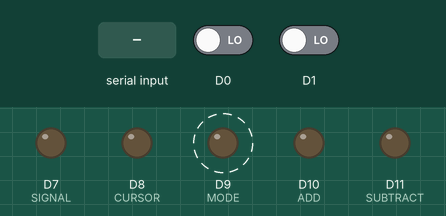
Recording of a sketch running on a simulated Arduino Zero (SAMD21). Shown: output pins drawn as LEDs (lit = HIGH). Dashed ring = blinking. The test bench sets the inputs (shaded band); at power-on: D0 LOW, D1 LOW. What the sketch prints to the serial monitor is not drawn.

Above: at 0.1 s.
At 6.7 s:
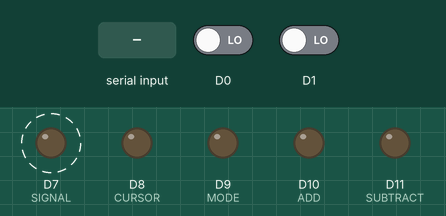
6.8 s: "90,45\n" received over Serial
At 7.35 s:
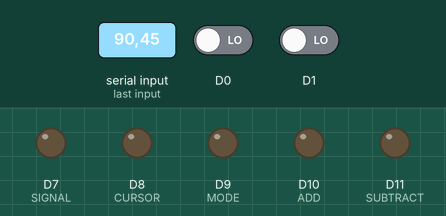
Timing chart, 0 to 15.8 s (numbered marks = the images above; inputs shaded):
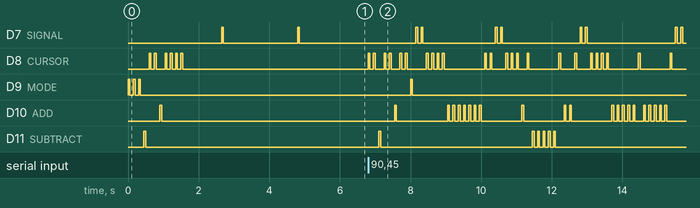

The sketch:

Nanopositioner_PID.ino
```cpp
//** PIN ASSIGNMENT: **//
// FOR POSITION
const int PIN_NR_ENCODER_A      = 2;  // Never change these, since the interrupts are attached to pin 2 and 3
const int PIN_NR_ENCODER_B      = 3;  // Never change these, since the interrupts are attached to pin 2 and 3
const int CS_PIN                = 4;  // Enables encoder A and B to start when set to LOW
// FOR SIGNAL GENERATOR
const int SIGNAL                = 7;
const int CURSOR                = 8;
const int MODE                  = 9;
const int ADD                   = 10;
const int SUBTRACT              = 11;

//** VARIABLE: **//
// STATE MACHINE:
// Definition of states in the state machine
const int CALIBRATE             = 1;
const int MOVE                  = 2;
const int WAIT                  = 3;
// Global variable that keeps track of the state:
// Start the state machine in calibration state:
int  state                      = CALIBRATE;
int old_state                   = CALIBRATE;

// FOR POSITION
volatile int piezoPosition      = -15000; // [encoder counts] Current piezo position (Declared 'volatile', since it is updated in a function called by interrupts)
volatile int oldPiezoPosition   = 200;
volatile int encoderStatus      = 0;      // [binary] Past and Current A&B values of the encoder  (Declared 'volatile', since it is updated in a function called by interrupts)
// The rightmost two bits of encoderStatus will store the encoder values from the current iteration (A and B).
// The two bits to the left of those will store the encoder values from the previous iteration (A_old and B_old).

// FOR CALIBRATION
const int calibrateRange        = 2;
unsigned long startTime         = 0;
const unsigned long duration    = 2000;   // 2 seconds in milliseconds
bool calibrationDone            = false;
const float micronsToCount      = 0.513;
const float countsToMicrons     = 1.949;
const int range                 = 5;      // units are in encoder counts
bool messageDisplayed           = false;  // Global variable to track if message has been displayed

// FOR SIGNAL GEN
const int DELAY_ON              = 50;
const int DELAY_OFF             = 100;
bool TOGGLE_STATE               = false;  // false is if signal generator is off, true is on
int cursor_location             = 6;      // Ranging from 1 to 6 - tells you where the cursor is on LCD
long disp_freq                  = 100000; // Default number that comes up when powering on device
long new_frequency              = 0;
bool direction                  = false;  // false is reverse, true is forward
bool defaultGains               = true;   // true is using default values, false is using new set

// FOR PID CONTROL
unsigned long executionDuration = 0;      // [microseconds] Time between this and the previous loop execution.  Variable used for integrals and derivatives
unsigned long lastExecutionTime = 0;      // [microseconds] System clock value at the moment the loop was started the last time
int  targetPosition             = 0;      // [encoder counts] desired piezo position
float positionError             = 0;      // [encoder counts] Position error
float integralError             = 0;      // [encoder counts * seconds] Integrated position error
float velocityError             = 0;      // [encoder counts / seconds] Velocity error
float desiredFrequency          = 0;      // [Hz] Desired frequency for piezo actuator
float piezoVelocity             = 0;      // [encoder counts / seconds] Current piezo velocity
int previousPiezoPosition       = 0;      // [encoder counts] Piezo position the last time a velocity was computed
long previousVelCompTime        = 0;      // [microseconds] System clock value the last time a velocity was computed
const int  MIN_VEL_COMP_COUNT   = 2;      // [encoder counts] Minimal change in piezo position that must happen between two velocity measurements
const long MIN_VEL_COMP_TIME    = 10000;  // [microseconds] Minimal time that must pass between two velocity measurements
float KP                        = 2.5;    // [Volt / encoder counts] P-Gain
float KD                        = 0.005;  // [Volt * seconds / encoder counts] D-Gain
float KI                        = 0.005;  // [Volt / (encoder counts * seconds)] I-Gain

// Timing:
unsigned long startWaitTime;              // [microseconds] System clock value at the moment the WAIT state started
const long  WAIT_TIME           = 1000000;// [microseconds] Time waiting at each location
const int TARGET_BAND           = 5;      // [encoder counts] "Close enough" range when moving towards a target.

void setup() {
  // FOR POSITION
  pinMode(PIN_NR_ENCODER_A,               INPUT);
  pinMode(PIN_NR_ENCODER_B,               INPUT);
  pinMode(CS_PIN,                         OUTPUT);
  digitalWrite(CS_PIN,                    LOW);
  // Activate interrupt for encoder pins.
  // If either of the two pins changes, the function 'updatePiezoPosition' is called:
  attachInterrupt(0, updatePiezoPosition, CHANGE);  // Interrupt 0 is always attached to digital pin 2
  attachInterrupt(1, updatePiezoPosition, CHANGE);  // Interrupt 1 is always attached to digital pin 3

  // FOR SIGNAL GEN
  pinMode(MODE,                           OUTPUT);
  pinMode(CURSOR,                         OUTPUT);
  pinMode(ADD,                            OUTPUT);
  pinMode(SUBTRACT,                       OUTPUT);
  pinMode(SIGNAL,                         OUTPUT);

  Serial.begin(115200);
}

void loop() {
  switch (state) {
    case CALIBRATE:
      setSignal();
      signalOutput(); // turn it on
      setPosition();

      //Transition into WAIT state
      //Record which state you came from
      old_state = CALIBRATE;
      state = WAIT;
      startWaitTime = micros();
      break;

    case MOVE:
      if (piezoPosition>=targetPosition-TARGET_BAND && piezoPosition<=targetPosition+TARGET_BAND) { // We reached the position
        Serial.println("YOU REACHED THE POSITION");
        if (TOGGLE_STATE){ // make sure the signal generator is off!
          signalOutput();
        }
        // Start waiting timer:
        startWaitTime = micros();
        old_state = MOVE; // Record which state you came from
        state = WAIT; // Transition into WAIT state
      }
      // Otherwise we continue moving towards the position
      break;

    case WAIT:
      if (micros()-startWaitTime>WAIT_TIME){ // enter WAIT after a certain amount of time
        if (old_state == CALIBRATE){
          Serial.println("Waiting for USER INPUT (from CALIBRATE)");
          state = MOVE;
          targetPosition = userInput();
          Serial.println("State transition from CALIBRATE to MOVE");
        }
        if (old_state == MOVE){
          Serial.println("Waiting for USER INPUT (from MOVE)");
          state = MOVE;
          // RESET all the gain values
          KP = 2.5;
          KD = 0.005;
          KI = 0.005;
          defaultGains = true;
          targetPosition = userInput();
          Serial.println("State transition from MOVE to MOVE");
        }
      }
      break;

    default:
      Serial.println("State machine reached a state that it cannot handle.  ABORT!!!!");
      Serial.print("Found the following unknown state: ");
      Serial.println(state);
      while (1); // infinite loop to halt the program
    break;

  }
  executionDuration = micros() - lastExecutionTime;
  lastExecutionTime = micros();

  // Speed Computation:
  if ((abs(piezoPosition - previousPiezoPosition) > MIN_VEL_COMP_COUNT) || (micros() - previousVelCompTime) > MIN_VEL_COMP_TIME){
    // If at least a minimum time interval has elapsed or
    // a minimum distance has been traveled, compute a new value for speed:
    // (speed = delta encoder counts divided by delta time [seconds])
    piezoVelocity = (double)(piezoPosition - previousPiezoPosition) * 1000000 / (micros() - previousVelCompTime);
    // Remember this encoder count and time for the next iteration:
    previousPiezoPosition = piezoPosition;
    previousVelCompTime   = micros();
  }

  //** PID control: **//
  // Compute the position error [encoder counts]
  positionError = targetPosition - piezoPosition;
  // Compute the integral of the position error  [encoder counts * seconds]
  integralError = integralError + positionError * (float)(executionDuration) / 1000000;
  // Compute the velocity error (desired velocity is 0) [encoder counts / seconds]
  velocityError = 0 - piezoVelocity;
  // This is the actual controller function that uses the error in
  // position and velocity and the integrated error and computes a
  // desired frequency that should be sent to the piezo:
  desiredFrequency = KP * positionError +
                   KI * integralError +
                   KD * velocityError;

  if ((positionError < 100) && (defaultGains) && (state == MOVE)){
    KP = 1;
    KD = 0.05;
    KI = 0.5;
    desiredFrequency = 0;
    integralError = 0;
    defaultGains = false;
  }

  // Sets range for acceptable frequency for piezo
  if (desiredFrequency >= 900){
    desiredFrequency = 900;
  }
  else if (desiredFrequency <= -900){
    desiredFrequency = -900;
  }
  else if ((desiredFrequency >= 0) && (desiredFrequency <= 10)){
    desiredFrequency = 10;
  }
  else if ((desiredFrequency <= 0) && (desiredFrequency >= -10)){
    desiredFrequency = -10;
  }

  // Changes the speeds here and involves direction (+ or -)
  if ((desiredFrequency >= 0) && (state==MOVE)){
    if (TOGGLE_STATE){
      signalOutput();
    }
    changeSpeed(int(desiredFrequency));
    reverse();
    signalOutput();
  }
  else if ((desiredFrequency < 0) && (state==MOVE)){
    if (TOGGLE_STATE){
      signalOutput();
    }
    changeSpeed(int(abs(desiredFrequency)));
    forward();
    signalOutput();
  }

  Serial.print("CURRENT POSITION: ");
  Serial.println(piezoPosition);
  Serial.print("Target position: ");
  Serial.println(targetPosition);
}

void mode() {
  digitalWrite(MODE, HIGH); // Turn on the MOSFET
  delay(DELAY_ON);
  digitalWrite(MODE, LOW);  // Turn off the MOSFET
  delay(DELAY_OFF);
  // Serial.println("Changing MODE");
}

void cursor() {
  digitalWrite(CURSOR, HIGH); // Turn on the MOSFET
  delay(DELAY_ON);
  digitalWrite(CURSOR, LOW);  // Turn off the MOSFET
  delay(DELAY_OFF);
  // Serial.println("Changing CURSOR");
  cursor_location = cursor_location-1;
  if (cursor_location == 0){ // help loop it back
    cursor_location = 6;
  }
}

void increment() {
  digitalWrite(ADD, HIGH); // Turn on the MOSFET
  delay(DELAY_ON);
  digitalWrite(ADD, LOW);  // Turn off the MOSFET
  delay(DELAY_OFF);
  // Serial.println("INCREASING");
}

void decrement() {
  digitalWrite(SUBTRACT, HIGH); // Turn on the MOSFET
  delay(DELAY_ON);
  digitalWrite(SUBTRACT, LOW);  // Turn off the MOSFET
  delay(DELAY_OFF);
  // Serial.println("DECREASING");
}

void signalOutput() {
  digitalWrite(SIGNAL, HIGH); // Turn on the MOSFET
  delay(DELAY_ON);
  digitalWrite(SIGNAL, LOW);  // Turn off the MOSFET
  delay(DELAY_OFF);
  TOGGLE_STATE = !TOGGLE_STATE;
  if (!TOGGLE_STATE){
    cursor_location = 6;
  }
  // Serial.print("Turning signal ");
  // Serial.println(TOGGLE_STATE ? "ON" : "OFF");
}

void forward() {
  if (!direction){ // if it's in reverse mode, do this
    for (int i = 0; i < 6; i++) {
      mode();
    }
    direction = true;
  } else{
    return;
  }
}

void reverse() {
  if (direction){
    mode();
    direction = false;
  } else{
    return;
  }
}

void setSignal() {
  for (int i = 0; i < 3; i++) {
    mode();
    direction = true; // making it move forward now
  }
  changeSpeed(1000);
  Serial.println("Finished CALIBRATION");
  Serial.println("Starting in 1 sec");
  delay(1000);
}

void setPosition() {
  while((piezoPosition != 0) && (!calibrationDone)){
    if ((piezoPosition >= oldPiezoPosition - calibrateRange) &&
        (piezoPosition <= oldPiezoPosition + calibrateRange)) {
      if (startTime == 0) {
        startTime = millis();
      } else if (millis() - startTime >= duration) {
        signalOutput();
        piezoPosition = 0;
        calibrationDone = true;
        Serial.println("Finished calibrating position");
        Serial.print("The starting position is: ");
        Serial.println(piezoPosition);
        break;
      }
    } else {
      startTime = 0;
    }
    oldPiezoPosition = piezoPosition;
    Serial.print("The calibrating encoder value is ");
    Serial.println(piezoPosition);
  }
}

void changeSpeed(long frequency) {
  String old_freq = String(disp_freq);
  String new_freq = String(frequency);
  if (old_freq.length() > new_freq.length()){
    int new_cursor_position = cursor_location - old_freq.length();
    for (int i = 0; i < new_cursor_position; i++){
      cursor();
    }
    for (int i = old_freq.length(); i > 0; i--) {
      if (i <= new_freq.length()){ // once the old and new frequency have same digits
        char old_freq_c = old_freq[old_freq.length()-i];
        int old_freq_i = old_freq_c - '0';
        char new_freq_c = new_freq[new_freq.length()-i];
        int new_freq_i = new_freq_c - '0';
        int diff = new_freq_i - old_freq_i;
        if (diff > 0){
          for (int i = 0; i < diff; i++){
            increment();
          }
        }
        else if (diff < 0){
          diff = abs(diff);
          for (int i = 0; i < diff; i++){
            decrement();
          }
        }
      }
      else {
        char old_freq_c = old_freq[old_freq.length()-i];
        int old_freq_i = old_freq_c - '0';
        if (old_freq_i > 0){
          for (int i = 0; i < old_freq_i; i++){
            decrement();
          }
        }
      }
      cursor();
    }
  }
  else if (old_freq.length() == new_freq.length()){
    int new_cursor_position = cursor_location - old_freq.length();
    for (int i = 0; i < new_cursor_position; i++){
      cursor();
    }
    for (int i = old_freq.length(); i > 0; i--) {
      char old_freq_c = old_freq[old_freq.length()-i];
      int old_freq_i = old_freq_c - '0';
      char new_freq_c = new_freq[new_freq.length()-i];
      int new_freq_i = new_freq_c - '0';
      int diff = new_freq_i - old_freq_i;
      if (diff > 0){
        for (int i = 0; i < diff; i++){
          increment();
        }
      }
      else if (diff < 0){
        diff = abs(diff);
        for (int i = 0; i < diff; i++){
          decrement();
        }
      }
      cursor();
    }
  }
  else if (new_freq.length() > old_freq.length()){
    int new_cursor_position = cursor_location - new_freq.length();
    for (int i = 0; i < new_cursor_position; i++){
      cursor();
    }
    for (int i = new_freq.length(); i > 0; i--) {
      if (i <= old_freq.length()){ // once the old and new frequency have same digits
        char old_freq_c = old_freq[old_freq.length()-i];
        int old_freq_i = old_freq_c - '0';
        char new_freq_c = new_freq[new_freq.length()-i];
        int new_freq_i = new_freq_c - '0';
        int diff = new_freq_i - old_freq_i;
        if (diff > 0){
          for (int i = 0; i < diff; i++){
            increment();
          }
        }
        else if (diff < 0){
          diff = abs(diff);
          for (int i = 0; i < diff; i++){
            decrement();
          }
        }
      }
      else {
        char new_freq_c = new_freq[new_freq.length()-i];
        int new_freq_i = new_freq_c - '0';
        if (new_freq_i > 0){
          for (int i = 0; i < new_freq_i; i++){
            increment();
          }
        }
      }
      cursor();
    }
  }
  disp_freq = frequency;
}

float userInput() {
  float value = 0;
  if (!messageDisplayed) {
    Serial.println("Type in the position (microns) you want to move to!");
    messageDisplayed = true;
  }
  while (Serial.available() == 0) {
    // Wait for user input
  }
  if (Serial.available() > 0) {
    String input = Serial.readStringUntil('\n');
    value = input.toFloat()*micronsToCount;
  }
  return value;
}

//////////////////////////////////////////////////////////////////////
// This is a function to update the encoder count in the Arduino.   //
// It is called via an interrupt whenever the value on encoder      //
// channel A or B changes.                                          //
//////////////////////////////////////////////////////////////////////
void updatePiezoPosition() {
  // Bitwise shift left by one bit, to make room for a bit of new data:
  encoderStatus <<= 1;
  // Use a compound bitwise OR operator (|=) to read the A channel of the encoder (pin 2)
  // and put that value into the rightmost bit of encoderStatus:
  encoderStatus |= digitalRead(PIN_NR_ENCODER_A);
  // Bitwise shift left by one bit, to make room for a bit of new data:
  encoderStatus <<= 1;
  // Use a compound bitwise OR operator  (|=) to read the B channel of the encoder (pin 3)
  // and put that value into the rightmost bit of encoderStatus:
  encoderStatus |= digitalRead(PIN_NR_ENCODER_B);
  // encoderStatus is truncated to only contain the rightmost 4 bits by  using a
  // bitwise AND operator on mstatus and 15(=1111):
  encoderStatus &= 15;
  if (encoderStatus==2 || encoderStatus==4 || encoderStatus==11 || encoderStatus==13) {
    // the encoder status matches a bit pattern that requires counting up by one
    piezoPosition++;         // increase the encoder count by one
  } else {
    // the encoder status does not match a bit pattern that requires counting up by one.
    // Since this function is only called if something has changed, we have to count downwards
    piezoPosition--;         // decrease the encoder count by one
  }
}
```

Measured:
- after the input at 6.8 s, D9 (MODE): LOW → HIGH after 1.2 s, → LOW 0.05 s later; D11 (SUBTRACT): goes HIGH 0.05 s, LOW 4.3 s, 4 × (HIGH 0.05 s, LOW 0.10 s), HIGH 0.05 s, then LOW, starting after 0.30 s
- by itself, D9 (MODE): alternates HIGH for 0.05 s and LOW for 0.10 s, 6 changes in all, then stays LOW
